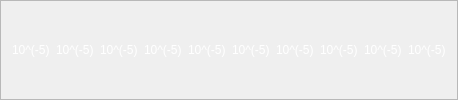
              <widget class="QFrame" name="frame_3">
               <property name="frameShape">
                <enum>QFrame::StyledPanel</enum>
               </property>
               <property name="frameShadow">
                <enum>QFrame::Raised</enum>
               </property>
               <layout class="QHBoxLayout" name="horizontalLayout_5">
                <item>
                 <widget class="QLabel" name="label_1">
                  <property name="sizePolicy">
                   <sizepolicy hsizetype="Expanding" vsizetype="Expanding">
                    <horstretch>0</horstretch>
                    <verstretch>0</verstretch>
                   </sizepolicy>
                  </property>
                  <property name="minimumSize">
                   <size>
                    <width>0</width>
                    <height>0</height>
                   </size>
                  </property>
                  <property name="maximumSize">
                   <size>
                    <width>45</width>
                    <height>16777215</height>
                   </size>
                  </property>
                  <property name="styleSheet">
                   <string notr="true">color: rgb(255, 255, 255);</string>
                  </property>
                  <property name="text">
                   <string>10^(-5)</string>
                  </property>
                 </widget>
                </item>
                <item>
                 <widget class="QLabel" name="label_2">
                  <property name="sizePolicy">
                   <sizepolicy hsizetype="Expanding" vsizetype="Expanding">
                    <horstretch>0</horstretch>
                    <verstretch>0</verstretch>
                   </sizepolicy>
                  </property>
                  <property name="minimumSize">
                   <size>
                    <width>0</width>
                    <height>0</height>
                   </size>
                  </property>
                  <property name="maximumSize">
                   <size>
                    <width>45</width>
                    <height>16777215</height>
                   </size>
                  </property>
                  <property name="styleSheet">
                   <string notr="true">color: rgb(255, 255, 255);</string>
                  </property>
                  <property name="text">
                   <string>10^(-5)</string>
                  </property>
                 </widget>
                </item>
                <item>
                 <widget class="QLabel" name="label_3">
                  <property name="sizePolicy">
                   <sizepolicy hsizetype="Expanding" vsizetype="Expanding">
                    <horstretch>0</horstretch>
                    <verstretch>0</verstretch>
                   </sizepolicy>
                  </property>
                  <property name="minimumSize">
                   <size>
                    <width>0</width>
                    <height>0</height>
                   </size>
                  </property>
                  <property name="maximumSize">
                   <size>
                    <width>45</width>
                    <height>16777215</height>
                   </size>
                  </property>
                  <property name="styleSheet">
                   <string notr="true">color: rgb(255, 255, 255);</string>
                  </property>
                  <property name="text">
                   <string>10^(-5)</string>
                  </property>
                 </widget>
                </item>
                <item>
                 <widget class="QLabel" name="label_4">
                  <property name="sizePolicy">
                   <sizepolicy hsizetype="Expanding" vsizetype="Expanding">
                    <horstretch>0</horstretch>
                    <verstretch>0</verstretch>
                   </sizepolicy>
                  </property>
                  <property name="minimumSize">
                   <size>
                    <width>0</width>
                    <height>0</height>
                   </size>
                  </property>
                  <property name="maximumSize">
                   <size>
                    <width>45</width>
                    <height>16777215</height>
                   </size>
                  </property>
                  <property name="styleSheet">
                   <string notr="true">color: rgb(255, 255, 255);</string>
                  </property>
                  <property name="text">
                   <string>10^(-5)</string>
                  </property>
                 </widget>
                </item>
                <item>
                 <widget class="QLabel" name="label_5">
                  <property name="sizePolicy">
                   <sizepolicy hsizetype="Expanding" vsizetype="Expanding">
                    <horstretch>0</horstretch>
                    <verstretch>0</verstretch>
                   </sizepolicy>
                  </property>
                  <property name="minimumSize">
                   <size>
                    <width>0</width>
                    <height>0</height>
                   </size>
                  </property>
                  <property name="maximumSize">
                   <size>
                    <width>45</width>
                    <height>16777215</height>
                   </size>
                  </property>
                  <property name="styleSheet">
                   <string notr="true">color: rgb(255, 255, 255);</string>
                  </property>
                  <property name="text">
                   <string>10^(-5)</string>
                  </property>
                 </widget>
                </item>
                <item>
                 <widget class="QLabel" name="label_6">
                  <property name="sizePolicy">
                   <sizepolicy hsizetype="Expanding" vsizetype="Expanding">
                    <horstretch>0</horstretch>
                    <verstretch>0</verstretch>
                   </sizepolicy>
                  </property>
                  <property name="minimumSize">
                   <size>
                    <width>0</width>
                    <height>0</height>
                   </size>
                  </property>
                  <property name="maximumSize">
                   <size>
                    <width>45</width>
                    <height>16777215</height>
                   </size>
                  </property>
                  <property name="styleSheet">
                   <string notr="true">color: rgb(255, 255, 255);</string>
                  </property>
                  <property name="text">
                   <string>10^(-5)</string>
                  </property>
                 </widget>
                </item>
                <item>
                 <widget class="QLabel" name="label_7">
                  <property name="sizePolicy">
                   <sizepolicy hsizetype="Expanding" vsizetype="Expanding">
                    <horstretch>0</horstretch>
                    <verstretch>0</verstretch>
                   </sizepolicy>
                  </property>
                  <property name="minimumSize">
                   <size>
                    <width>0</width>
                    <height>0</height>
                   </size>
                  </property>
                  <property name="maximumSize">
                   <size>
                    <width>45</width>
                    <height>16777215</height>
                   </size>
                  </property>
                  <property name="styleSheet">
                   <string notr="true">color: rgb(255, 255, 255);</string>
                  </property>
                  <property name="text">
                   <string>10^(-5)</string>
                  </property>
                 </widget>
                </item>
                <item>
                 <widget class="QLabel" name="label_8">
                  <property name="sizePolicy">
                   <sizepolicy hsizetype="Expanding" vsizetype="Expanding">
                    <horstretch>0</horstretch>
                    <verstretch>0</verstretch>
                   </sizepolicy>
                  </property>
                  <property name="minimumSize">
                   <size>
                    <width>0</width>
                    <height>0</height>
                   </size>
                  </property>
                  <property name="maximumSize">
                   <size>
                    <width>45</width>
                    <height>16777215</height>
                   </size>
                  </property>
                  <property name="styleSheet">
                   <string notr="true">color: rgb(255, 255, 255);</string>
                  </property>
                  <property name="text">
                   <string>10^(-5)</string>
                  </property>
                 </widget>
                </item>
                <item>
                 <widget class="QLabel" name="label_9">
                  <property name="sizePolicy">
                   <sizepolicy hsizetype="Expanding" vsizetype="Expanding">
                    <horstretch>0</horstretch>
                    <verstretch>0</verstretch>
                   </sizepolicy>
                  </property>
                  <property name="minimumSize">
                   <size>
                    <width>0</width>
                    <height>0</height>
                   </size>
                  </property>
                  <property name="maximumSize">
                   <size>
                    <width>45</width>
                    <height>16777215</height>
                   </size>
                  </property>
                  <property name="styleSheet">
                   <string notr="true">color: rgb(255, 255, 255);</string>
                  </property>
                  <property name="text">
                   <string>10^(-5)</string>
                  </property>
                 </widget>
                </item>
                <item>
                 <widget class="QLabel" name="label_10">
                  <property name="sizePolicy">
                   <sizepolicy hsizetype="Expanding" vsizetype="Expanding">
                    <horstretch>0</horstretch>
                    <verstretch>0</verstretch>
                   </sizepolicy>
                  </property>
                  <property name="minimumSize">
                   <size>
                    <width>0</width>
                    <height>0</height>
                   </size>
                  </property>
                  <property name="maximumSize">
                   <size>
                    <width>45</width>
                    <height>16777215</height>
                   </size>
                  </property>
                  <property name="styleSheet">
                   <string notr="true">color: rgb(255, 255, 255);</string>
                  </property>
                  <property name="text">
                   <string>10^(-5)</string>
                  </property>
                 </widget>
                </item>
               </layout>
              </widget>
